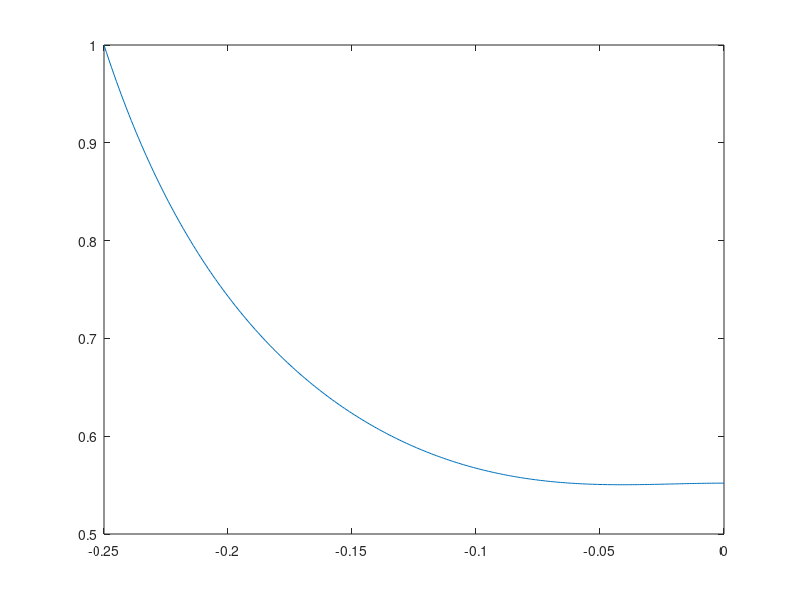
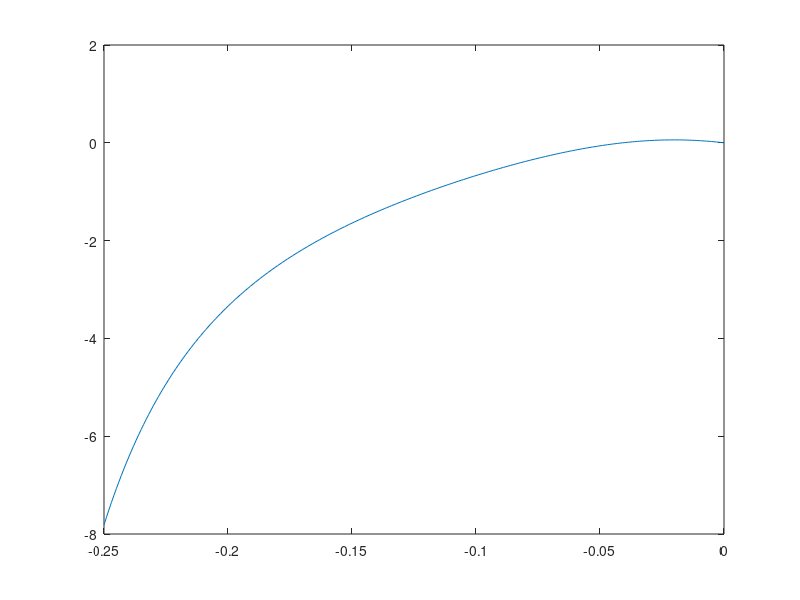
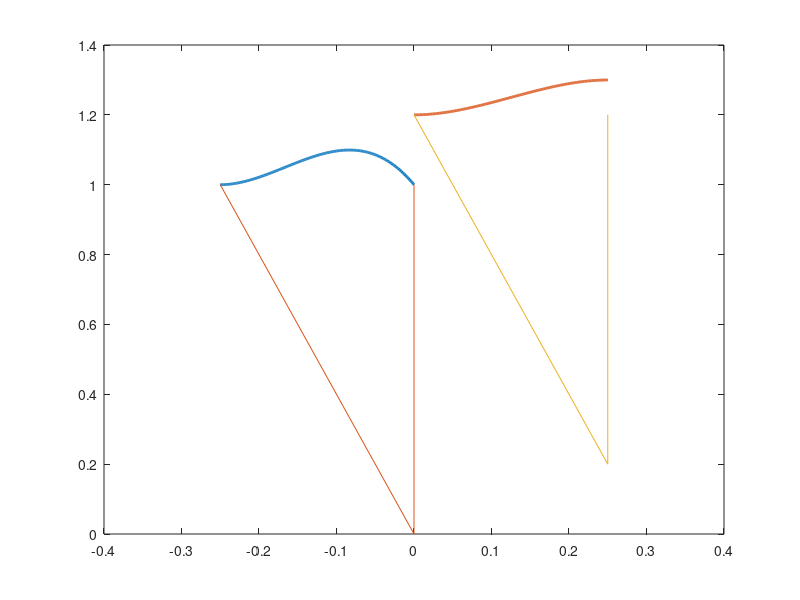

Recreate these plots in MATLAB, in order. (Note: this script raises an error after producing the figures.)
clc;clear;close all;
g=9.81;

fstConst= [1 0 0 0];
fstObj =  1.0;
maxHeight=1.1;
maxLengthSquared=1.15^2;
stepUp=0.2;

%% First step
x=-0.25;
z=1;
dx=1.0;
dz=0.0;

X0=[x:0.001:0];
zf = 1.0;
dxf= 0;

A = [fstConst;
    1 x x^2 x^3 ; % x^4
    0 1 2*x 3*x^2 ; % 4*x^3
    (3/2)*g*x^2 g*x^3 (3/4)*g*x^4 (3/5)*g*x^5 ]; % (3/6)*g*x^6

Ainv= inv(A);
iter = 0;
for i=1:100000
k = (1/2)*(dx*z - dz*x)^2 + g*(x^2)*z-0.5*(zf^2)*(dxf^2);


c = Ainv*[fstObj z dz/dx k]';

c0 = c(1);
c1 = c(2);
c2 = c(3);
c3 = c(4);
c4=0;

xmax = (-2*c2-sqrt(4*c2^2-12*c3*c1))/(6*c3);

zmax = c0 + c1*xmax+c2*xmax^2+c3*xmax^3;
if (zmax<maxHeight) %&& (sqrt(x^2+z^2)*(g+(2*c2+6*c3*x).*dx^2)/(c0-c2*x^2-2*c3*x^3)<30)
    break
end

% xl2max1 = (-4*c2^2+sqrt((4*c2^2)^2-24*(c3^2)*(2+2*c1^2)))/(12*c3^2);
% xlmax1=-sqrt(abs(xl2max1));
% 
% l2max = xlmax1^2 + (c0 + c1*xlmax1+c2*xlmax1^2+c3*xlmax1^3)^2;
% if (l2max<maxLengthSquared)
%     break
% end

dxf=dxf+0.001;% + (l2max-maxLengthSquared)*0.01;
iter = iter+1;
end

%% Second step

% x1=-sqrt(c0/g)*dxf*0.66; %-0.319275
% z1= c0-stepUp;
% dx1=dxf;
% dz1=c1*dxf;

x1= x %-0.319275
z1=z
dx1=dx 
dz1=dz
X1=[x1:0.001:0];
zf1 = 1.0;
dxf1= 0;

A1 = [0 1 0 0;
    1 x1 x1^2 x1^3 ; % x^4
    0 1 2*x1 3*x1^2 ; % 4*x^3
    (3/2)*g*x1^2 g*x1^3 (3/4)*g*x1^4 (3/5)*g*x1^5 ]; % (3/6)*g*x^6

Ainv1= inv(A1);
iter1 = 0;
for i=1:100000
k1 = (1/2)*(dx1*z1 - dz1*x1)^2 + g*(x1^2)*z1-0.5*(zf1^2)*(dxf1^2);

c_1 = Ainv1*[0 z1 dz1/dx1 k1]';

c01 = c_1(1);
c11 = c_1(2);
c21 = c_1(3);
c31 = c_1(4);
c41=0;

xmax11 = (-2*c21+sqrt(4*c21^2-12*c31*c11))/(6*c31);
xmax21 = (-2*c21-sqrt(4*c21^2-12*c31*c11))/(6*c31);
xmax_1=max(xmax11,xmax21); % the peak within the interval is always the highest x
zmax1 = c01 + c11*xmax_1+c21*xmax_1^2+c31*xmax_1^3;
if (zmax1<maxHeight) %&& (sqrt(x^2+z^2)*(g+(2*c2+6*c3*x).*dx^2)/(c0-c2*x^2-2*c3*x^3)<30) 
    break
end

% xl2max11 = (-4*c21^2+sqrt(16*c21^4-24*(c31^2)*(2+2*c11^2)))/(12*c31^2);
% xl2max21 = (-4*c21^2-sqrt(16*c21^4-24*(c31^2)*(2+2*c11^2)))/(12*c31^2);
% xlmax11=-abs(sqrt(max(xl2max11,xl2max21)));
% 
% l2max1 = xlmax11^2 + (c01 + c11*xlmax11+c21*xlmax11^2+c31*xlmax11^3)^2;
% if (l2max1<maxLengthSquared)
%     break
% end

dxf1=dxf1+0.001;% + (l2max-maxLengthSquared)*0.01;
iter1 = iter1+1;
end

%% plotting
Fx0=c0+c1.*X0+c2.*X0.^2+c3*X0.^3;
Fx1=c01+c11.*X1+c21.*X1.^2+c31*X1.^3;

dX0=(((c0^2)*(dxf^2) + (c0*X0.^2 - 0.5*c2*X0.^4 - (4/5)*c3*X0.^5)*g).^(0.5))./(c0 - c2*X0.^2 - 2*c3*X0.^3);
dX0dx1 = (c0^2)*(dxf^2)*(2*c2 + 6*c3.*X0);
dX0dx2 = g*(c0^2 + 2*c0*c3*X0.^3 + (c3*X0.^5).*(-0.6*c2-0.8*c3.*X0));
dX0dx3 = (c0 + (X0.^2).*(-c2 -2*c3*X0)).^2;
dX0dx4 = ((c0^2)*(dxf^2) + (c0*X0.^2 - 0.5*c2*X0.^4 - (4/5)*c3*X0.^5)*g).^(0.5);
dX0dx = X0.*(dX0dx1 + dX0dx2)./(dX0dx3.*dX0dx4);



figure;
plot(X0,dX0);
figure;
plot(X0,dX0dx);

figure;
plot(X0,Fx0,'linewidth',2);
hold on;
line([0,x],[0,z])
line([0,0],[0,c0])
plot(X1-x1,Fx1+stepUp,'linewidth',2);
line([-x1,0],[stepUp,stepUp+z1]);
line([-x1,-x1],[stepUp,stepUp+zf1]);
circle(0,0,sqrt(maxLengthSquared));
circle(-x1,0+stepUp,sqrt(maxLengthSquared));
% Xline=[-1:0.01:1];
% Zmax= 0*Xline+maxHeight;
% hold on;
% plot(Xline,Zmax);
axis([-0.4 0.4 0.0 1.5])
xlabel('x','FontSize', 35)
ylabel('z','FontSize', 35)
grid off;
legend(num2str(dxf),num2str(dxf1));
axis equal
axis([-0.4 0.4 0.0 1.5])
iter
opts.Format = 'eps';
opts.Color = 'CMYK';
opts.Resolution = 10000000;
set(gca,'LineWidth',1)
set(gca,'GridAlpha',0.4)
exportfig(gcf,'cubicPolMultiStepUp.eps', opts)

u = (g+(2*c2+6*c3*x).*dx^2)/(c0-c2*x^2-2*c3*x^3);
% figure;
% plot(X,u);
% axis([-0.3 0 0 100]);
fgr = 10*sqrt(z^2+x^2)*u
time_est= ((c0 + c1*x +c2*x^2+c3*x^3)/(c1 + 2*c2*x + 3*c3*x^2))%+c0/c1


X=-1:0.0001:1;
Y=c0+c1.*X+c2.*X.^2+c3*X.^3;
X1=-1:0.0001:1;
Y1=c01+c11.*X+c21.*X.^2+c31*X.^3;
figure;
pz=plot(X,Y,'LineWidth',3);
hold on;
pdz = plot(X1,Y1,'LineWidth',3);


%circle(0,0,sqrt(maxLengthSquared));
Xline=[-1:0.01:1];
Zmax= 0*Xline+maxHeight;
hold on;
plot(Xline,Zmax,'LineStyle', '-.','LineWidth',1);
axis equal
axis([-0.5 0 0.8 1.3])
ylabel('Height [m]','FontSize', 18)
xlabel('Horizontal Position [m]','FontSize', 18)
xticks([-0.5:0.1:0.0])
yticks([0.8:0.1:1.3])
grid off;
%exportfig(gcf,'cubicPolAndLine.eps', opts)
legend([pz pdz],{'$z_f=1.0$','$\frac{\dot{z}_f}{\dot{x}_f}=0.0$'},'Interpreter','latex','FontSize',16)
% legend([pz pdz],{'z_f=0','/frac{/dot{z}_f}{/dot{x}_f}','Interpreter','latex'})
opts.Format = 'eps';
opts.Color = 'CMYK';
opts.Resolution = 10000000;
%set(gca,'LineWidth',1)
set(gca,'GridAlpha',0.4)
exportfig(gcf,'PolynomialvsHeight.eps', opts)

fx=c0+c1*x+c2*x^2+c3*x^3;
dfx=c1+2*c2*x+3*c3*x^2;
ddfx=2*c2 +6*c3*x;

b = inv([1 0 0; 0 1 0; 0 0 2;])*[1 0 ddfx*dx^2]';


% tspan = [0:0.01:150];
% [t,y] =ode45(@qfunOptimizationHandwritten, tspan, [x;dx;z;dz]);
